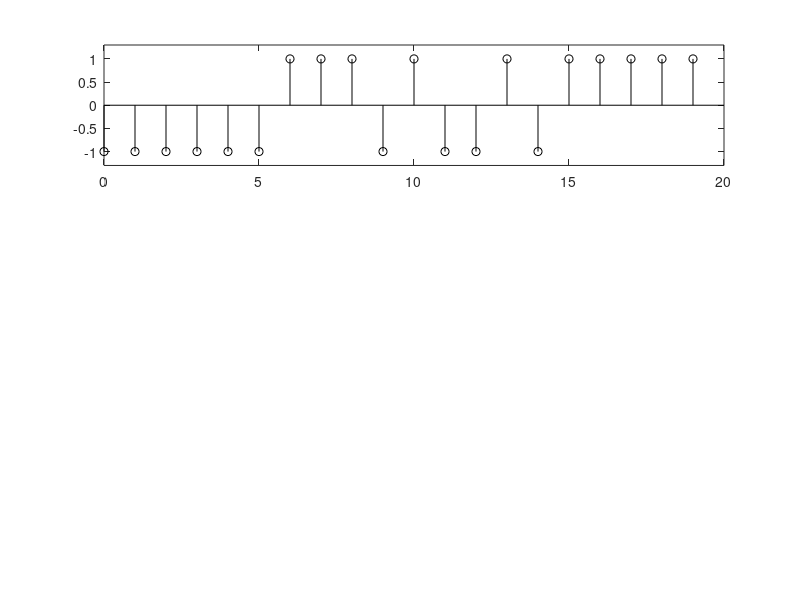

This figure's MATLAB source: (Note: this script raises an error after producing the figure.)
%do_rcos2.m
clear, clf
r=0.5; % Roll-off factor
Ts=1; T=Ts/4; % Symbol time and Sample time of filter input/output
Fd=1/Ts; Fs=Fd*(Ts/T); %Sampling frequencies of filter input/output
Delay=1; N_data=20; x = randsrc(1,N_data);  
t_x = [0:N_data-1]*Ts; t_xd = t_x+Delay*Ts;
subplot(311), stem(t_x,x,'k'), axis([0 20 -1.3 1.3])
% Design RC filter.
r=0.5; RC_filter1 = rcosine(Fd,Fs,'fir',r,Delay);
% Filtering with upsampling
[yRC,t_yRC] = rcosflt(x,Fd,Fs,'filter',RC_filter1);
% One-shot method to design and filter data 
%  by using rcosflt() without "filter" in the 4th input argument 
[yRC1,t_yRC1] = rcosflt(x,Fs,Fs,'fir',r,Delay);
subplot(312), stem(t_xd,x) % Input signal delayed by Delay
hold on, plot(t_yRC,yRC,'bo', t_yRC1,yRC1,'bx')
axis([0 20 -1.3 1.3])
% Design a square-root raised-cosine (SRRC) filter.
SRRC_filter = rcosine(Fd,Fs,'fir/sqrt',r,Delay);
% SRRC Filtering with upsampling at XMTR
[ySRRC1,t_ySRRC1] = rcosflt(x,Fd,Fs,'filter',SRRC_filter);
% the same SRRC Filtering without upsampling at RCVR
[ySRRC2,t_ySRRC2] = rcosflt(ySRRC1,Fs,Fs,'filter/Fs',SRRC_filter); 
% where "/Fs" is used to filter without upsampling.
subplot(313), stem(t_xd,x) % the input signal delayed by Delay
hold on, plot(t_ySRRC1,ySRRC1,'.', t_ySRRC2,ySRRC2,'ro')
axis([0 20 -1.3 1.3])
